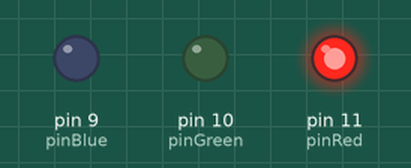
The sketch below on a simulated Arduino Uno, built with avr-gcc and run on an emulated ATmega328P. On the bench: output pins drawn as LEDs (lit = HIGH).

Above: at 0.5 s.
At 2.5 s:
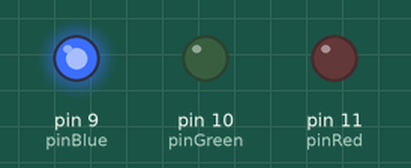
At 3.5 s:
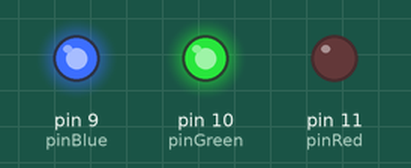
At 4.5 s:
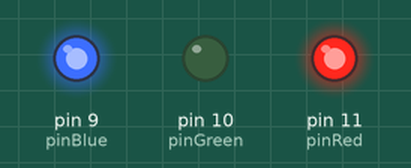
At 6.5 s:
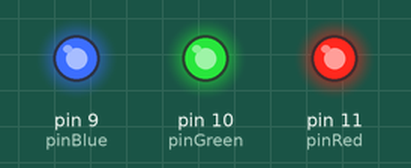
At 8.5 s:
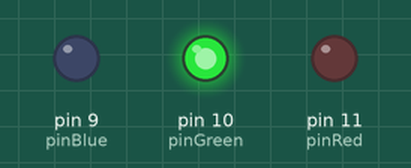
Timing chart, 0 to 9.1 s (numbered marks = the images above):
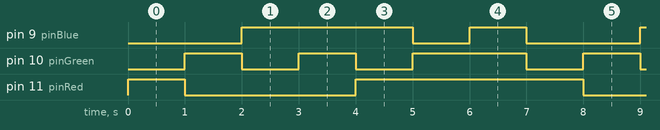

The sketch:

trafficlight2.ino
```cpp
int pinRed = 11;
int pinGreen = 10;
int pinBlue = 9;
void setup(){
  pinMode(pinRed, OUTPUT);
  pinMode(pinGreen, OUTPUT);
  pinMode(pinBlue, OUTPUT);


}

void loop(){
  digitalWrite(pinRed, 1);
  digitalWrite(pinGreen, 0);
  digitalWrite(pinBlue, 0);
  delay(1000);

  digitalWrite(pinRed, 0);
  digitalWrite(pinGreen, 1);
  digitalWrite(pinBlue, 0);
  delay(1000);

  digitalWrite(pinRed, 0);
  digitalWrite(pinGreen, 0);
  digitalWrite(pinBlue, 1);
  delay(1000);

  digitalWrite(pinRed, 0);
  digitalWrite(pinGreen, 1);
  digitalWrite(pinBlue, 1);
  delay(1000);

  digitalWrite(pinRed, 1);
  digitalWrite(pinGreen, 0);
  digitalWrite(pinBlue, 1);
  delay(1000);

  digitalWrite(pinRed, 1);
  digitalWrite(pinGreen, 1);
  digitalWrite(pinBlue, 0);
  delay(1000);

  digitalWrite(pinRed, 1);
  digitalWrite(pinGreen, 1);
  digitalWrite(pinBlue, 1);
  delay(1000);

}
```

Measured:
- by itself, pin 9 (pinBlue): repeats every 7.0 s: LOW 1.0 s, HIGH 1.0 s, LOW 2.0 s, HIGH 3.0 s
- by itself, pin 10 (pinGreen): repeats every 7.0 s: LOW 1.0 s, HIGH 1.0 s, LOW 1.0 s, HIGH 2.0 s, LOW 1.0 s, HIGH 1.0 s
- by itself, pin 11 (pinRed): repeats every 7.0 s: LOW 3.0 s, HIGH 4.0 s
